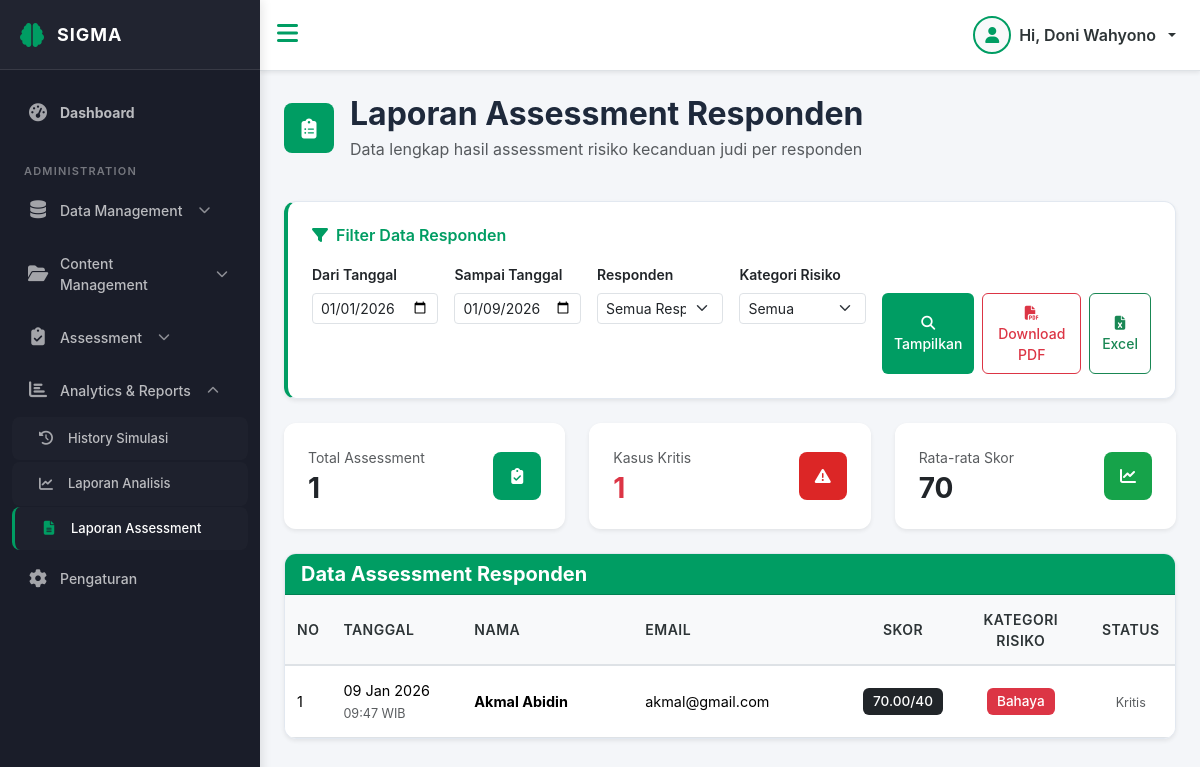
/index.php?url=report/assessment (signed in), run on the app's committed database.
### tables this page shows
CREATE TABLE `assessments` (
  `id` int(11) NOT NULL,
  `user_id` int(11) NOT NULL,
  `group_id` int(11) DEFAULT NULL,
  `total_score` decimal(10,2) DEFAULT NULL,
  `risk_level` varchar(50) DEFAULT NULL,
  `created_at` timestamp NOT NULL DEFAULT current_timestamp()
);

CREATE TABLE `users` (
  `id` int(11) NOT NULL,
  `name` varchar(100) NOT NULL,
  `email` varchar(100) NOT NULL,
  `password` varchar(255) NOT NULL,
  `role` enum('admin','user') DEFAULT 'user',
  `balance` int(11) DEFAULT 1000000,
  `created_at` timestamp NOT NULL DEFAULT current_timestamp()
);

### app/controllers/ReportController.php (called while the page is built, shortened)
<?php
require_once 'app/models/Report.php';
class ReportController
{
    private $reportModel;
    public function __construct()
    {
        $db = (new Database())->getConnection();
        $this->reportModel = new Report($db);
    }
    public function assessment()
    {
        $data['title'] = 'Laporan Assessment';
        $startDate = isset($_GET['start']) ? $_GET['start'] : date('Y-m-01');
        $endDate = isset($_GET['end']) ? $_GET['end'] : date('Y-m-d');
        $riskFilter = isset($_GET['risk']) ? $_GET['risk'] : 'All';
        $userId = isset($_GET['user_id']) ? $_GET['user_id'] : null;
        $data['details'] = $this->reportModel->getFilteredData($startDate, $endDate, $riskFilter, $userId);
        $data['summary'] = $this->reportModel->getSummary($startDate, $endDate);
        $data['users'] = $this->reportModel->getAllUsers();
        $data['filter'] = [
            'start' => $startDate,
            'end' => $endDate,
            'risk' => $riskFilter,
            'user_id' => $userId
        ];
        require_once 'app/views/layouts/header.php';
        require_once 'app/views/layouts/sidebar.php';
        require_once 'app/views/layouts/navbar.php';
        require_once 'app/views/report/assessment.php';
        require_once 'app/views/layouts/footer.php';
    }
}

### app/models/Report.php (called while the page is built, shortened)
<?php
class Report
{
    private $conn;
    public function __construct($db)
    {
        $this->conn = $db;
    }
    public function getSummary($startDate, $endDate)
    {
        $q1 = "SELECT COUNT(*) as total FROM assessments WHERE DATE(created_at) BETWEEN :start AND :end";
        $stmt1 = $this->conn->prepare($q1);
        $stmt1->execute(['start' => $startDate, 'end' => $endDate]);
        $total = $stmt1->fetch()['total'];
        $q2 = "SELECT COUNT(*) as critical FROM assessments
               WHERE (risk_level = 'Tinggi' OR risk_level = 'Bahaya')
               AND DATE(created_at) BETWEEN :start AND :end";
        $stmt2 = $this->conn->prepare($q2);
        $stmt2->execute(['start' => $startDate, 'end' => $endDate]);
        $critical = $stmt2->fetch()['critical'];
        $q3 = "SELECT AVG(total_score) as avg_score FROM assessments WHERE DATE(created_at) BETWEEN :start AND :end";
        $stmt3 = $this->conn->prepare($q3);
        $stmt3->execute(['start' => $startDate, 'end' => $endDate]);
        $avg = $stmt3->fetch()['avg_score'];
        return [
            'total' => $total,
            'critical' => $critical,
            'avg_score' => round($avg ?? 0, 2)
        ];
    }
    public function getFilteredData($startDate, $endDate, $riskFilter = 'All', $userId = null)
    {
        $sql = "SELECT u.name, u.email, a.total_score, a.risk_level, a.created_at, ag.title as group_title
                FROM assessments a
                JOIN users u ON a.user_id = u.id
                LEFT JOIN assessment_groups ag ON a.group_id = ag.id
                WHERE DATE(a.created_at) BETWEEN :start AND :end";
        $sql .= " ORDER BY a.created_at DESC";
        $stmt = $this->conn->prepare($sql);
        $params = ['start' => $startDate, 'end' => $endDate];
        $stmt->execute($params);
        return $stmt->fetchAll(PDO::FETCH_ASSOC);
    }
    public function getAllUsers()
    {
        $query = "SELECT DISTINCT u.id, u.name
                  FROM users u
                  INNER JOIN assessments a ON u.id = a.user_id
                  WHERE u.role = 'user'
                  ORDER BY u.name ASC";
        $stmt = $this->conn->prepare($query);
        $stmt->execute();
        return $stmt->fetchAll(PDO::FETCH_ASSOC);
    }
}

### app/views/report/assessment.php (the view, shortened to what this page needs)
<div class="container-fluid py-4">
    <div class="row mb-4 no-print">
        <div class="col-md-12">
            <div class="d-flex align-items-center mb-3">
                <div class="rounded-3" style="width: 50px; height: 50px; display: flex; align-items: center; justify-content: center; background-color: #009d63;">
                    <i class="fas fa-clipboard-list fa-lg text-white"></i>
                </div>
                <div class="ms-3">
                    <h2 class="fw-bold mb-1" style="color: #1e293b;">Laporan Assessment Responden</h2>
                    <p class="text-muted mb-0">Data lengkap hasil assessment risiko kecanduan judi per responden</p>
                </div>
            </div>
        </div>
    </div>
    <div class="card shadow-sm mb-4 no-print" style="border-left: 4px solid #009d63;">
        <div class="card-body">
            <h6 class="fw-semibold mb-3" style="color: #009d63;"><i class="fas fa-filter me-2"></i>Filter Data Responden</h6>
            <form method="GET" action="index.php" class="row g-3">
                <div class="col-md-2">
                    <label class="form-label small fw-semibold">Dari Tanggal</label>
                    <input type="date" name="start" class="form-control form-control-sm" value="<?= $data['filter']['start'] ?>">
                </div>
                <div class="col-md-2">
                    <label class="form-label small fw-semibold">Sampai Tanggal</label>
                    <input type="date" name="end" class="form-control form-control-sm" value="<?= $data['filter']['end'] ?>">
                </div>
                <div class="col-md-2">
                    <label class="form-label small fw-semibold">Responden</label>
                    <select name="user_id" class="form-select form-select-sm">
                        <option value="">Semua Responden</option>
                    </select>
                </div>
                <div class="col-md-2">
                    <label class="form-label small fw-semibold">Kategori Risiko</label>
                    <select name="risk" class="form-select form-select-sm">
                        <option value="All">Semua</option>
                    </select>
                </div>
                <div class="col-md-4">
                    <label class="form-label small fw-semibold">&nbsp;</label>
                    <div class="d-flex gap-2">
                        <button type="submit" class="btn btn-sm" style="background-color: #009d63; color: white; border: none;">
                            <i class="fas fa-search"></i> Tampilkan
                        </button>
                        <a href="index.php?url=report/assessmentPdf&start=<?= $data['filter']['start'] ?>&end=<?= $data['filter']['end'] ?>&risk=<?= $data['filter']['risk'] ?>&user_id=<?= $data['filter']['user_id'] ?? '' ?>" class="btn btn-outline-danger btn-sm" target="_blank">
                            <i class="fas fa-file-pdf"></i> Download PDF
                        </a>
                        <button type="button" onclick="exportToExcel()" class="btn btn-outline-success btn-sm">
                            <i class="fas fa-file-excel"></i> Excel
                        </button>
                    </div>
                </div>
            </form>
        </div>
    </div>
    <div class="row mb-4 screen-only">
        <div class="col-md-4">
            <div class="card border-0 shadow-sm" style="border-left: 4px solid #009d63;">
                <div class="card-body">
                    <div class="d-flex justify-content-between align-items-center">
                        <div>
                            <p class="text-muted small mb-1">Total Assessment</p>
                            <h3 class="fw-bold mb-0"><?= $data['summary']['total'] ?></h3>
                        </div>
                        <div style="background-color: #009d63; width: 48px; height: 48px; border-radius: 8px; display: flex; align-items: center; justify-content: center;">
                            <i class="fas fa-clipboard-check text-white"></i>
                        </div>
                    </div>
                </div>
            </div>
        </div>
        <div class="col-md-4">
            <div class="card border-0 shadow-sm" style="border-left: 4px solid #dc2626;">
                <div class="card-body">
                    <div class="d-flex justify-content-between align-items-center">
                        <div>
                            <p class="text-muted small mb-1">Kasus Kritis</p>
                            <h3 class="fw-bold mb-0 text-danger"><?= $data['summary']['critical'] ?></h3>
                        </div>
                        <div style="background-color: #dc2626; width: 48px; height: 48px; border-radius: 8px; display: flex; align-items: center; justify-content: center;">
                            <i class="fas fa-exclamation-triangle text-white"></i>
                        </div>
                    </div>
                </div>
            </div>
        </div>
        <div class="col-md-4">
            <div class="card border-0 shadow-sm" style="border-left: 4px solid #16a34a;">
                <div class="card-body">
                    <div class="d-flex justify-content-between align-items-center">
                        <div>
                            <p class="text-muted small mb-1">Rata-rata Skor</p>
                            <h3 class="fw-bold mb-0"><?= $data['summary']['avg_score'] ?></h3>
                        </div>
                        <div style="background-color: #16a34a; width: 48px; height: 48px; border-radius: 8px; display: flex; align-items: center; justify-content: center;">
                            <i class="fas fa-chart-line text-white"></i>
                        </div>
                    </div>
                </div>
            </div>
        </div>
    </div>
    <div class="card shadow-sm screen-only">
        <div class="card-header" style="background-color: #009d63; color: white;">
            <h5 class="mb-0 fw-bold">Data Assessment Responden</h5>
        </div>
        <div class="card-body p-0">
            <div class="table-responsive">
                <table class="table table-hover mb-0">
                    <thead class="table-light">
                        <tr>
                            <th width="5%">No</th>
                            <th width="15%">Tanggal</th>
                            <th width="20%">Nama</th>
                            <th width="25%">Email</th>
                            <th width="10%" class="text-center">Skor</th>
                            <th width="15%" class="text-center">Kategori Risiko</th>
                            <th width="10%" class="text-center">Status</th>
                        </tr>
                    </thead>
                    <tbody>
                        <?php if (empty($data['details'])): ?>
                            <tr>
                                <td colspan="7" class="text-center py-5">
                                    <i class="fas fa-inbox fa-3x text-muted mb-3 d-block"></i>
                                    <p class="text-muted">Belum ada data assessment pada periode ini</p>
                                </td>
                            </tr>
                        <?php else: ?>
                            <?php
                            $no = 1;
                            foreach ($data['details'] as $row):
                                $badgeClass = '';
                                $status = '';
                                if ($row['risk_level'] == 'Bahaya') {
                                    $badgeClass = 'bg-danger text-white';
                                    $status = 'Kritis';
                                } elseif ($row['risk_level'] == 'Tinggi') {
                                    $badgeClass = 'bg-warning text-dark';
                                    $status = 'Perlu Perhatian';
                                } elseif ($row['risk_level'] == 'Sedang') {
                                    $badgeClass = 'bg-info text-white';
                                    $status = 'Monitoring';
                                } else {
                                    $badgeClass = 'bg-success text-white';
                                    $status = 'Normal';
                                }
                            ?>
                                <tr>
                                    <td><?= $no++ ?></td>
                                    <td>
                                        <div><?= date('d M Y', strtotime($row['created_at'])) ?></div>
                                        <small class="text-muted"><?= date('H:i', strtotime($row['created_at'])) ?> WIB</small>
                                    </td>
                                    <td><strong><?= htmlspecialchars($row['name']) ?></strong></td>
                                    <td><?= htmlspecialchars($row['email']) ?></td>
                                    <td class="text-center">
                                        <span class="badge bg-dark"><?= $row['total_score'] ?>/40</span>
                                    </td>
                                    <td class="text-center">
                                        <span class="badge <?= $badgeClass ?>">
                                            <?= htmlspecialchars($row['risk_level']) ?>
                                        </span>
                                    </td>
                                    <td class="text-center">
                                        <small class="text-muted"><?= $status ?></small>
                                    </td>
                                </tr>
                            <?php endforeach; ?>
                        <?php endif; ?>
                    </tbody>
                </table>
            </div>
        </div>
    </div>
</div>
<link rel="stylesheet" href="/sigma/public/css/assessment.css">

### public/css/style.css (style rules this page uses)
:root { --main-bg-color: #009d63; --main-text-color: #009d63; --second-text-color: #6b7280; --second-bg-color: #e8f5f0; --sidebar-width: 260px; --primary-color: #009d63; --primary-light: #10b981; --primary-dark: #047857; --danger-color: #dc2626; --warning-color: #f59e0b; --info-color: #3b82f6; --success-color: #16a34a; --bg-light: #f8fafc; --bg-gray: #f1f5f9; --border-color: #e2e8f0; --text-dark: #1e293b; --text-muted: #64748b; --card-shadow: 0 1px 3px rgba(0, 0, 0, 0.1); --card-shadow-hover: 0 4px 12px rgba(0, 0, 0, 0.12); }
* { margin: 0; padding: 0; box-sizing: border-box; }
html, body { height: 100%; overflow-x: hidden; font-family: 'Inter', -apple-system, BlinkMacSystemFont, 'Segoe UI', sans-serif; background-color: var(--bg-light); }
.container-fluid { padding: 24px; max-width: 100%; overflow-x: hidden; }
.card { border-radius: 12px; overflow: hidden; border: 1px solid var(--border-color); box-shadow: var(--card-shadow); transition: all 0.3s ease; background: white; }
.card-body { padding: 1.5rem; }
.table-responsive { overflow-x: auto; -webkit-overflow-scrolling: touch; }
.table { margin-bottom: 0; }
.table thead { position: sticky; top: 0; z-index: 10; }
.btn-sm { padding: 0.5rem 0.75rem; font-size: 0.875rem; border-radius: 6px; transition: all 0.2s ease; font-weight: 500; }
.shadow-sm { box-shadow: 0 0.125rem 0.25rem rgba(0, 0, 0, 0.075); }
.border-0 { border: 0; }
.table > :not(caption) > * > * { padding: 0.85rem 0.75rem; vertical-align: middle; }
.table thead th { font-weight: 600; text-transform: uppercase; font-size: 0.875rem; letter-spacing: 0.5px; border-bottom: 2px solid #dee2e6; color: #2d3436; }
.table tbody tr { transition: all 0.2s ease; }
.table tbody td { font-size: 0.9rem; }
.table td:last-child { white-space: nowrap; }
.badge { padding: 0.5em 0.75em; font-weight: 500; border-radius: 6px; }
.table tbody tr { animation: fadeIn 0.3s ease forwards; }
.card { animation: fadeIn 0.4s ease forwards; }
.badge { font-size: 0.85rem; }
.card { background-color: #fff; }
html { scroll-behavior: smooth; }

### data on the page
assessments: created_at "09 Jan 2026", created_at "09:47", user.name "Akmal Abidin", user.email "akmal@gmail.com", total_score "70.00", risk_level "Bahaya", risk_level "Kritis"

### other printed values
$_SESSION['name'] "Doni Wahyono"
$data['summary']['total'] "1"
$data['summary']['critical'] "1"
$data['summary']['avg_score'] "70"
